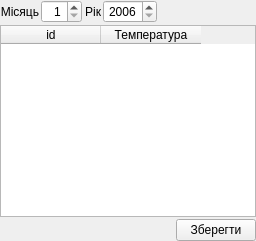
  <widget class="QDockWidget" name="dockWidget_meteor_table">
   <property name="features">
    <set>QDockWidget::DockWidgetFloatable|QDockWidget::DockWidgetMovable</set>
   </property>
   <property name="windowTitle">
    <string>Таблиця МЕТЕОРОЛОГІЧНІ ПОКАЗНИКИ</string>
   </property>
   <attribute name="dockWidgetArea">
    <number>2</number>
   </attribute>
   <widget class="QWidget" name="dockWidgetContents_2">
    <layout class="QGridLayout">
     <property name="margin">
      <number>0</number>
     </property>
     <property name="spacing">
      <number>2</number>
     </property>
     <item row="0" column="0">
      <layout class="QHBoxLayout">
       <property name="spacing">
        <number>2</number>
       </property>
       <property name="margin">
        <number>0</number>
       </property>
       <item>
        <widget class="QLabel" name="label_month_meteor_table">
         <property name="text">
          <string>Місяць</string>
         </property>
         <property name="alignment">
          <set>Qt::AlignRight|Qt::AlignTrailing|Qt::AlignVCenter</set>
         </property>
        </widget>
       </item>
       <item>
        <widget class="QSpinBox" name="spinBox_month_meteor_table">
         <property name="sizePolicy">
          <sizepolicy hsizetype="Minimum" vsizetype="Fixed">
           <horstretch>0</horstretch>
           <verstretch>0</verstretch>
          </sizepolicy>
         </property>
         <property name="minimumSize">
          <size>
           <width>35</width>
           <height>0</height>
          </size>
         </property>
         <property name="alignment">
          <set>Qt::AlignRight|Qt::AlignTrailing|Qt::AlignVCenter</set>
         </property>
         <property name="minimum">
          <number>1</number>
         </property>
         <property name="maximum">
          <number>12</number>
         </property>
         <property name="value">
          <number>1</number>
         </property>
        </widget>
       </item>
       <item>
        <widget class="QLabel" name="label_year_meteor_table">
         <property name="text">
          <string>Рік</string>
         </property>
         <property name="alignment">
          <set>Qt::AlignRight|Qt::AlignTrailing|Qt::AlignVCenter</set>
         </property>
        </widget>
       </item>
       <item>
        <widget class="QSpinBox" name="spinBox_year_meteor_table">
         <property name="minimumSize">
          <size>
           <width>50</width>
           <height>0</height>
          </size>
         </property>
         <property name="alignment">
          <set>Qt::AlignRight|Qt::AlignTrailing|Qt::AlignVCenter</set>
         </property>
         <property name="minimum">
          <number>2006</number>
         </property>
         <property name="maximum">
          <number>2100</number>
         </property>
         <property name="value">
          <number>2006</number>
         </property>
        </widget>
       </item>
       <item>
        <spacer>
         <property name="orientation">
          <enum>Qt::Horizontal</enum>
         </property>
         <property name="sizeHint" stdset="0">
          <size>
           <width>40</width>
           <height>20</height>
          </size>
         </property>
        </spacer>
       </item>
      </layout>
     </item>
     <item row="1" column="0">
      <widget class="QTableWidget" name="tableWidget_meteor">
       <property name="statusTip">
        <string>Таблиця ДІЮЧИЙ ТАРИФ</string>
       </property>
       <property name="editTriggers">
        <set>QAbstractItemView::DoubleClicked|QAbstractItemView::EditKeyPressed|QAbstractItemView::SelectedClicked</set>
       </property>
       <property name="showDropIndicator" stdset="0">
        <bool>false</bool>
       </property>
       <property name="alternatingRowColors">
        <bool>true</bool>
       </property>
       <property name="selectionMode">
        <enum>QAbstractItemView::NoSelection</enum>
       </property>
       <column>
        <property name="text">
         <string>id</string>
        </property>
       </column>
       <column>
        <property name="text">
         <string>Температура</string>
        </property>
       </column>
      </widget>
     </item>
     <item row="2" column="0">
      <layout class="QHBoxLayout">
       <property name="spacing">
        <number>2</number>
       </property>
       <property name="margin">
        <number>0</number>
       </property>
       <item>
        <spacer>
         <property name="orientation">
          <enum>Qt::Horizontal</enum>
         </property>
         <property name="sizeHint" stdset="0">
          <size>
           <width>40</width>
           <height>20</height>
          </size>
         </property>
        </spacer>
       </item>
       <item>
        <widget class="QPushButton" name="pushButton_meteor_table_save">
         <property name="enabled">
          <bool>true</bool>
         </property>
         <property name="focusPolicy">
          <enum>Qt::ClickFocus</enum>
         </property>
         <property name="statusTip">
          <string>Зберегти діючі тарифи</string>
         </property>
         <property name="text">
          <string>Зберегти</string>
         </property>
         <property name="icon">
          <iconset resource="../tkeAbonent/tke/tke_rc">
           <normaloff>:/pictures/pictures/floppy.png</normaloff>:/pictures/pictures/floppy.png</iconset>
         </property>
         <property name="iconSize">
          <size>
           <width>12</width>
           <height>12</height>
          </size>
         </property>
         <property name="flat">
          <bool>false</bool>
         </property>
        </widget>
       </item>
      </layout>
     </item>
    </layout>
   </widget>
  </widget>
